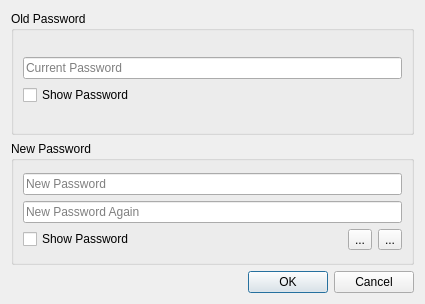
<?xml version="1.0" encoding="UTF-8"?>
<ui version="4.0">
 <class>PasswordChangerDialog</class>
 <widget class="QDialog" name="PasswordChangerDialog">
  <property name="geometry">
   <rect>
    <x>0</x>
    <y>0</y>
    <width>425</width>
    <height>304</height>
   </rect>
  </property>
  <property name="windowTitle">
   <string>Change Password</string>
  </property>
  <property name="windowIcon">
   <iconset resource="../res/res.qrc">
    <normaloff>:/icons/xpwm.png</normaloff>:/icons/xpwm.png</iconset>
  </property>
  <layout class="QVBoxLayout" name="verticalLayout_3">
   <item>
    <widget class="QGroupBox" name="groupBox_2">
     <property name="title">
      <string>Old Password</string>
     </property>
     <layout class="QGridLayout" name="gridLayout_2">
      <item row="0" column="0">
       <layout class="QVBoxLayout" name="verticalLayout_2">
        <item>
         <widget class="QLineEdit" name="currentPasswordLE">
          <property name="echoMode">
           <enum>QLineEdit::Password</enum>
          </property>
          <property name="placeholderText">
           <string>Current Password</string>
          </property>
         </widget>
        </item>
        <item>
         <widget class="QCheckBox" name="showPasswordCB">
          <property name="text">
           <string>Show Password</string>
          </property>
         </widget>
        </item>
       </layout>
      </item>
     </layout>
    </widget>
   </item>
   <item>
    <widget class="QGroupBox" name="groupBox">
     <property name="title">
      <string>New Password</string>
     </property>
     <layout class="QGridLayout" name="gridLayout">
      <item row="0" column="0">
       <layout class="QVBoxLayout" name="verticalLayout">
        <item>
         <widget class="QLineEdit" name="newPasswordLE1">
          <property name="echoMode">
           <enum>QLineEdit::Password</enum>
          </property>
          <property name="placeholderText">
           <string>New Password</string>
          </property>
         </widget>
        </item>
        <item>
         <widget class="QLineEdit" name="newPasswordLE2">
          <property name="echoMode">
           <enum>QLineEdit::Password</enum>
          </property>
          <property name="placeholderText">
           <string>New Password Again</string>
          </property>
         </widget>
        </item>
        <item>
         <layout class="QHBoxLayout" name="horizontalLayout">
          <item>
           <widget class="QCheckBox" name="showNewPasswordCB">
            <property name="text">
             <string>Show Password</string>
            </property>
           </widget>
          </item>
          <item>
           <widget class="QToolButton" name="copyTB">
            <property name="text">
             <string>...</string>
            </property>
           </widget>
          </item>
          <item>
           <widget class="QToolButton" name="generatePasswordTB">
            <property name="text">
             <string>...</string>
            </property>
           </widget>
          </item>
         </layout>
        </item>
       </layout>
      </item>
     </layout>
    </widget>
   </item>
   <item>
    <widget class="QDialogButtonBox" name="buttonBox">
     <property name="orientation">
      <enum>Qt::Horizontal</enum>
     </property>
     <property name="standardButtons">
      <set>QDialogButtonBox::Cancel|QDialogButtonBox::Ok</set>
     </property>
    </widget>
   </item>
  </layout>
 </widget>
 <resources>
  <include location="../res/res.qrc"/>
 </resources>
 <connections>
  <connection>
   <sender>buttonBox</sender>
   <signal>accepted()</signal>
   <receiver>PasswordChangerDialog</receiver>
   <slot>accept()</slot>
   <hints>
    <hint type="sourcelabel">
     <x>248</x>
     <y>254</y>
    </hint>
    <hint type="destinationlabel">
     <x>157</x>
     <y>274</y>
    </hint>
   </hints>
  </connection>
  <connection>
   <sender>buttonBox</sender>
   <signal>rejected()</signal>
   <receiver>PasswordChangerDialog</receiver>
   <slot>reject()</slot>
   <hints>
    <hint type="sourcelabel">
     <x>316</x>
     <y>260</y>
    </hint>
    <hint type="destinationlabel">
     <x>286</x>
     <y>274</y>
    </hint>
   </hints>
  </connection>
 </connections>
</ui>
